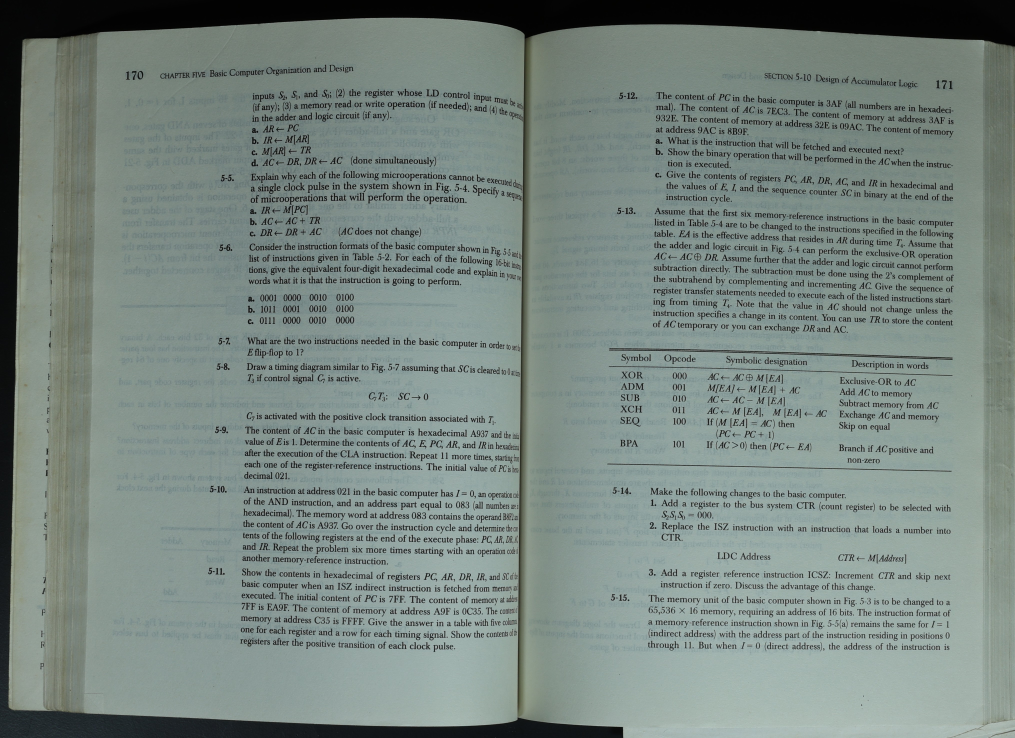
#> input picture tools/SmokeTest/Fixtures/real-photos/book-curve/IMG_0021.JPG, 4059 x 2952 px (shown at 1/4 size); its folder holds only this picture in this run
$ python -i bookcv.py   (imports and definitions only)   (older library calls are emulated)
#> lines starting #> are read from the running program, lines starting #| are printed output that depends on the picture; after the words box and inside, x2 and y2 are one past the last pixel; in counts of white or black regions, pixels touching at a corner belong together
#> further down, picture is the input picture: shape (2952, 4059, 3); mean B, G, R 128.6, 134.1, 120.5
"""
bookcv -- classical CV stage library for the MicroCapture book-page pipeline (v2).

Design rules for everything in this file:

  1. PURE STAGES.  Every stage is a plain function taking arrays and returning a
     result object.  No plotting, no file IO, no globals.  The notebook does all
     display.  This is what lets a stage be run over all 130 images in a loop and
     then, separately, be visualised any way we like.

  2. CONTENT-INVARIANT EVIDENCE.  Measured on the real 130-image corpus, the
     |Gx| column profile that the previous pipeline traced is NOT separable from
     page content: on text-heavy pages the text body reaches 80-95 while the true
     page edge peaks at ~95 (644 columns rival the true edge on img 43).  So no
     stage here may assume "the page edge is the strongest gradient".  Stages key
     on REGION properties (brightness/uniformity of paper) which barely move when
     the printed content changes, and only then refine locally with gradients
     inside an already-constrained band.

  3. NEVER GUESS SILENTLY.  A stage that cannot find its feature returns
     found=False and says why in .note.  Downstream stages must handle that.
     Specifically: a single sheet has NO gutter and we must not invent one.

  4. EVERY STAGE IS SCORED.  Each result carries scalar metrics so the harness
     can flag suspicious images automatically instead of relying on eyeballing.
"""

from dataclasses import dataclass, field
from typing import Optional, List, Tuple
import numpy as np
import cv2


# ─────────────────────────── config ───────────────────────────

# All geometry work happens at this width.  The captures are 6316x4211 (26MP);
# tracing at full res is ~16x the pixels for no accuracy gain, since the features
# we key on (page edges, gutter, fingers) are tens of pixels wide.  Final warps
# are applied at full resolution by scaling the geometry back up.
WORK_W = 1600

# Corner patch size (px, at WORK_W) used to sample the copy-stand background level.
BG_PATCH = 40


# [8 lines left out: function to_work, not called in this run]


# ─────────────────────── stage 1: deskew ───────────────────────

@dataclass
class DeskewResult:
    angle: float                 # degrees applied (positive = counter-clockwise)
    rotated: np.ndarray          # deskewed image
    rect: tuple                  # cv2.minAreaRect of the book silhouette
    silhouette_frac: float       # book area / frame area -- sanity metric
    note: str = ""


# [73 lines left out: functions _book_silhouette, _normalize_angle, rotate_bound, deskew, not called in this run]


# ──────────────── stage 2: paper-region segmentation ────────────────

@dataclass
class PaperResult:
    mask: np.ndarray             # uint8 0/255, the paper region (both pages + block)
    bg_level: float
    paper_level: float
    contrast: float
    area_frac: float
    bbox: Tuple[int, int, int, int]   # x, y, w, h
    # Fraction of the mask's own minAreaRect that the mask fills.  An open book is
    # very nearly a filled rectangle (measured 0.81-0.95); a book with a wall blob
    # or a hand fused onto it is not.  This metric exists because area_frac ALONE
    # passed ~40 images whose masks were visibly contaminated -- the blob kept the
    # area inside the accepted window.  Shape catches what area cannot.
    rect_fill: float = 0.0
    found: bool = True
    note: str = ""


def segment_paper(img: np.ndarray) -> PaperResult:
    """Stage 2 -- segment paper from the copy stand.

    THIS IS THE KEY DESIGN CHANGE vs the old pipeline.  Instead of asking "where
    is the strongest vertical gradient" (which text defeats -- see module
    docstring), we ask "which pixels are paper".  Paper is bright and, crucially,
    stays bright where it is printed on: dense text lowers a neighbourhood's mean
    by a few tens of levels, while the paper-to-stand step is ~185 levels on this
    corpus.  So a brightness-based region test is nearly content-invariant, which
    is exactly the property the gradient test lacked.

    Robustness details that matter on the real corpus:
      * Threshold is derived from the image's OWN bg/paper levels rather than a
        fixed constant, because lighting falls off across the stand (measured:
        bg 12..60 across the 130).
      * Morphological close then open: close bridges text/gutter shadow so the
        page reads as one region; open removes stand specks (the rig's bright
        bolts) that would otherwise seed false regions.
      * Largest connected component only -- the book is one object.
    """
    gray = cv2.cvtColor(img, cv2.COLOR_BGR2GRAY)
    h, w = gray.shape

    p = BG_PATCH
    corners = np.concatenate([
        gray[:p, :p].ravel(), gray[:p, -p:].ravel(),
        gray[-p:, :p].ravel(), gray[-p:, -p:].ravel()])
#> corners = 6400 values, max 191 at index 5007, min 4 at index 256, mean 53.37
    bg = float(np.median(corners))
#> bg = 16.5

    # Paper level: the bright mode of the image.  Use a high percentile rather
    # than Otsu's class mean so heavy ink doesn't drag the estimate down.
    paper = float(np.percentile(gray, 90))
#> paper = 165
    contrast = paper - bg
#> contrast = 148.5
    note = ""

    # Threshold is anchored on the PAPER level, not on Otsu's split and not on an
    # offset from the corner background.  Both of those were tried on the real
    # corpus and both failed, in opposite directions:
    #
    #   * bg + k*contrast  -- images 90-121 are shot with a lit wall behind the
    #     stand.  Corner patches read ~47 (stand) while the frame median is ~150
    #     (wall), so a corner-anchored threshold sits under the wall and the wall
    #     floods in: paper fractions of 0.77-0.98 where the book covers ~half.
    #
    #   * Otsu -- better, but still lands at 126-148 on those same images while
    #     the wall itself sits at 90-118.  Visual check of all 130 (not the area
    #     metric, which happily passed them) showed a wall blob fused to the book
    #     in ~40 masks, and because it is CONNECTED to the book, "largest
    #     component" cannot drop it.
    #
    # Paper, however, is consistently ~220-240 while the wall is ~90-118: a gap of
    # 116+ levels on every image measured.  So key the threshold on the paper mode
    # and cut well below it but far above the wall.  This is the same
    # content-invariance argument as the module docstring: ink lowers a
    # neighbourhood mean by tens of levels, nothing like this gap.
    otsu_t = float(cv2.threshold(gray, 0, 255,
                                 cv2.THRESH_BINARY + cv2.THRESH_OTSU)[0])
#> otsu_t = 84

    if contrast < 25:
        # Black cover / very dark material (imgs 17, 18): brightness alone cannot
        # separate object from stand.  Otsu is all we have; flag it.
        _, th = cv2.threshold(gray, 0, 255, cv2.THRESH_BINARY + cv2.THRESH_OTSU)
        note = f"low contrast ({contrast:.0f}) -- dark cover, Otsu only"
    else:
        # 0.62 of the way from stand to paper.  Low enough to keep shadowed paper
        # near the gutter and the darker fore-edge block; high enough to exclude a
        # lit wall.  Also require the cut to clear Otsu, so on a plain dark-stand
        # image (where Otsu is already correct) we never threshold lower than it.
        t = max(bg + contrast * 0.62, otsu_t)
#> t = 108.6
        _, th = cv2.threshold(gray, t, 255, cv2.THRESH_BINARY)
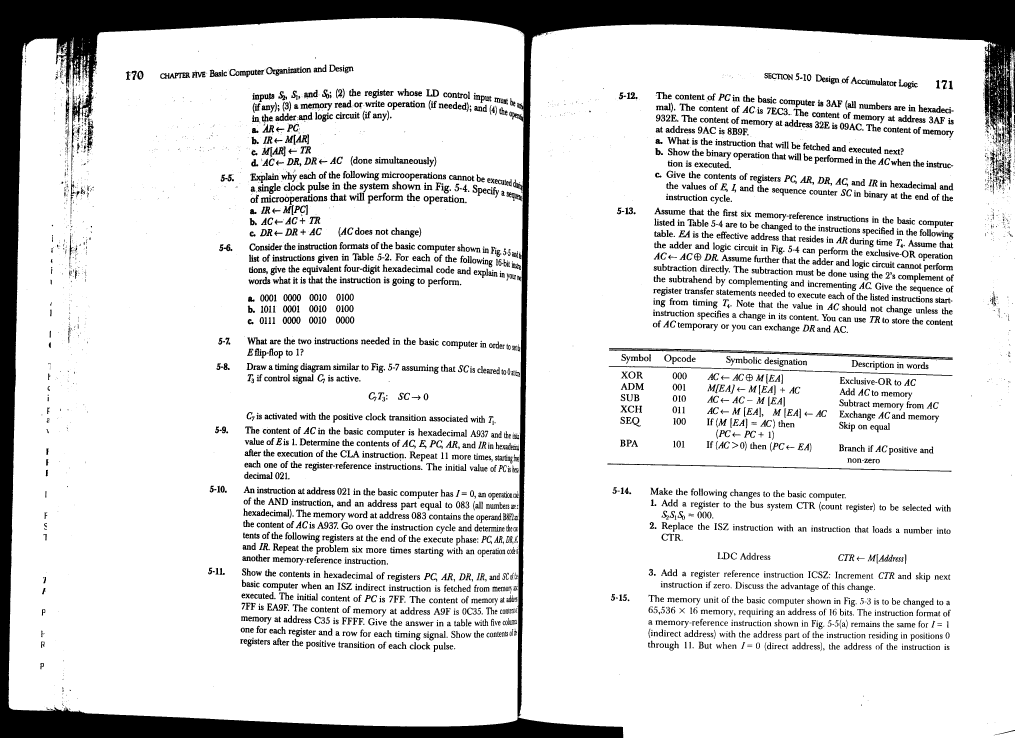
#> th: shape (2952, 4059) (shown at 1/4 size); 86% white; 5995 black regions (2146 under 20 px), largest, box (x1, y1, x2, y2) and area: (0, 0, 4059, 2952) 920736, (2436, 1393, 3811, 1439) 10190, (2429, 1854, 3806, 1887) 4429

    th = cv2.morphologyEx(th, cv2.MORPH_CLOSE, np.ones((31, 31), np.uint8))
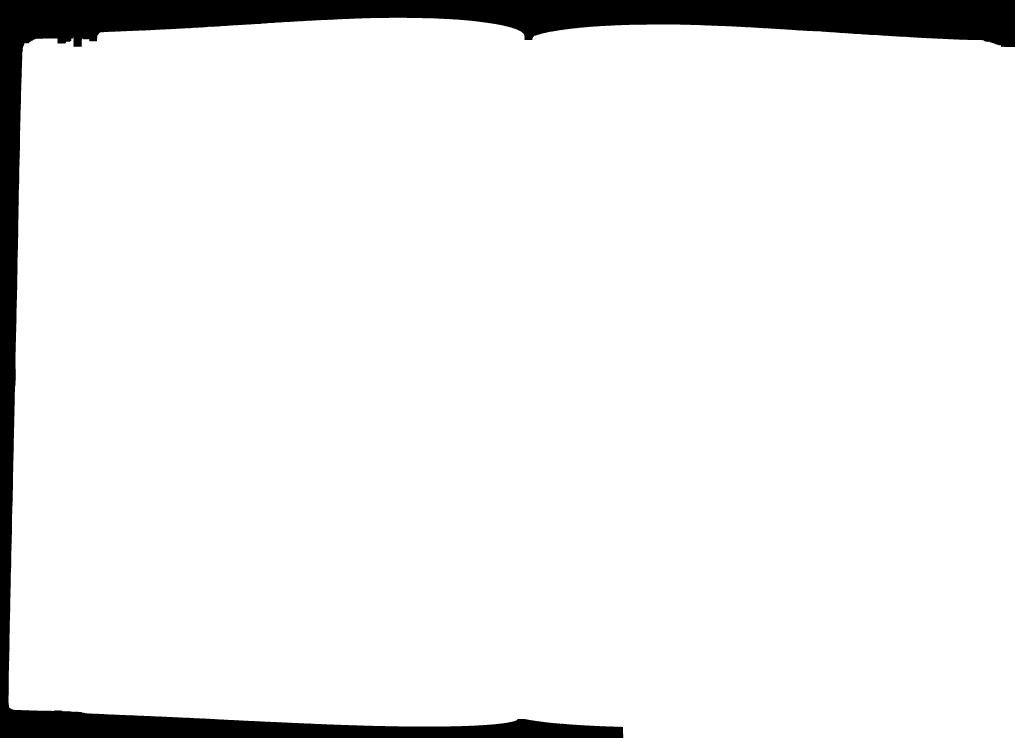
#> th: shape (2952, 4059) (shown at 1/4 size); 93.2% white; 1 black region, box (x1, y1, x2, y2) and area: (0, 0, 4059, 2952) 811538
    th = cv2.morphologyEx(th, cv2.MORPH_OPEN, np.ones((15, 15), np.uint8))
#> th: shape (2952, 4059); 93.2% white; 1 black region, box (x1, y1, x2, y2) and area: (0, 0, 4059, 2952) 811693

    n, lab, stats, _ = cv2.connectedComponentsWithStats(th, 8)
#> n = 2; stats = [[0, 0, 4059, 2952, 811693], [34, 71, 4025, 2881, 11170475]]
    if n <= 1:
        return PaperResult(np.zeros_like(gray), bg, paper, contrast, 0.0,
                           (0, 0, 0, 0), 0.0, False, "no paper region found")
    k = 1 + int(np.argmax(stats[1:, cv2.CC_STAT_AREA]))
#> k = 1
    mask = np.where(lab == k, 255, 0).astype(np.uint8)

    # Fill interior holes (dark photos on the page must not punch through).
    ff = mask.copy()
    pad = np.zeros((mask.shape[0] + 2, mask.shape[1] + 2), np.uint8)
    cv2.floodFill(ff, pad, (0, 0), 255)
#> ff: shape (2952, 4059); every value is 255
    mask = mask | cv2.bitwise_not(ff)

    # ---- trim side blobs by column/row occupancy -------------------------
    # Raising the threshold shrank the lit-wall blob on images ~90-130 but did not
    # remove it: the wall is bright enough in places to survive any brightness cut
    # that still keeps shadowed paper, it is CONNECTED to the book so component
    # selection cannot drop it, and it is convex enough that rect_fill only caught
    # one of them.  So separate it structurally instead.
    #
    # The signature is unambiguous in the mask's own column-occupancy profile: a
    # wall/hand blob occupies ~0.17-0.19 of the column height, while a real book
    # column occupies ~0.7+.  Keep only the central run of columns (and then rows)
    # that clear a fraction of the profile's own peak -- so this adapts per image
    # rather than assuming a fixed page height.  A book is one solid horizontal
    # run by construction, so taking the run CONTAINING THE PEAK column can never
    # split a genuine spread.
    def _trim(m: np.ndarray, axis: int, keep_frac: float = 0.45) -> np.ndarray:
#> called with axis = 0, keep_frac = 0.45
        occ = (m > 0).sum(axis=axis).astype(np.float32)
#> occ = 4059 values, max 2854 at index 2587, min 0 at index 0, mean 2752
        if occ.max() <= 0:
            return m
        good = occ >= occ.max() * keep_frac
        if not good.any():
            return m
        peak = int(np.argmax(occ))
#> peak = 2587
        lo = peak
#> lo = 2587
        while lo > 0 and good[lo - 1]:
            lo -= 1
#> this loop made 2527 passes
#> lo on passes 1 to 3: 2586, 2585, 2584
#> after the loop, lo = 60
        hi = peak
#> hi = 2587
        while hi < len(good) - 1 and good[hi + 1]:
            hi += 1
#> after the loop, hi = 4058
        out = np.zeros_like(m)
        if axis == 0:      # occ indexed by column -> keep columns lo..hi
            out[:, lo:hi + 1] = m[:, lo:hi + 1]
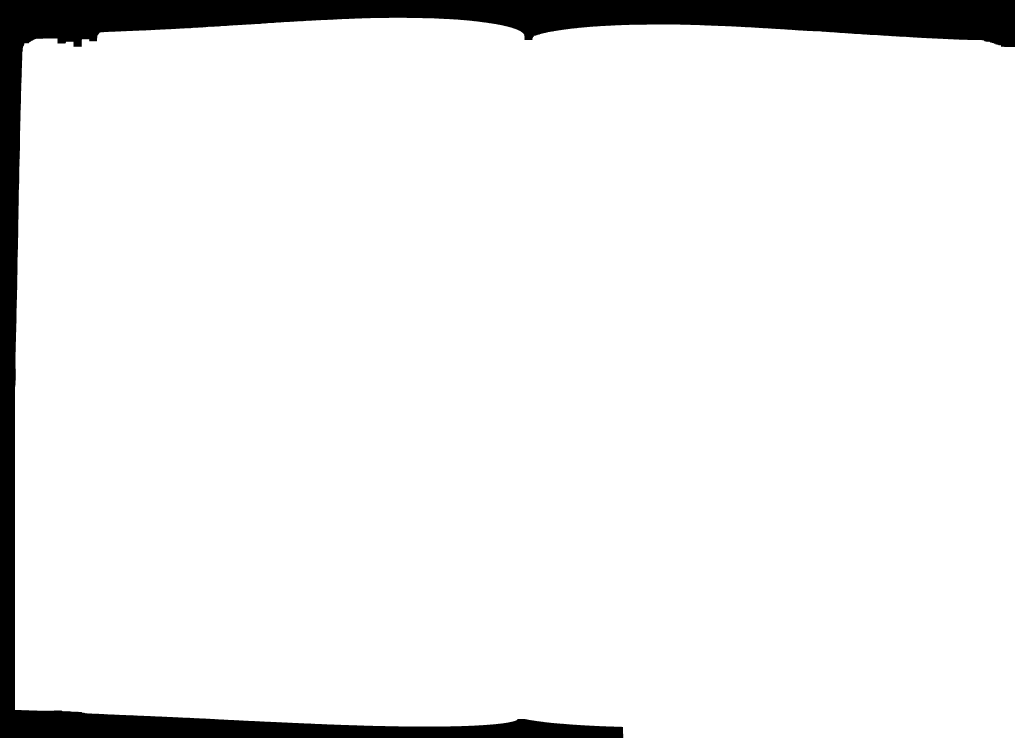
#> out: shape (2952, 4059) (shown at 1/4 size); 93.1% white; 1 black region, box (x1, y1, x2, y2) and area: (0, 0, 4059, 2952) 829483
        else:              # occ indexed by row
            out[lo:hi + 1, :] = m[lo:hi + 1, :]
        return out

    trimmed = _trim(_trim(mask, axis=0), axis=1)
#> call 2 of _trim, with axis = 1, keep_frac = 0.45
#> in _trim (call 2), `occ = (m > 0).sum(axis=axis).astype(np.float32)`: occ = 2952 values, max 3999 at index 1547, min 0 at index 0, mean 3778
#> in _trim (call 2), `peak = int(np.argmax(occ))`: peak = 1547
#> the loop in _trim (call 2), `while lo > 0 and good[lo - 1]:` made 1440 passes
#> lo on passes 1 to 3: 1546, 1545, 1544
#> after the loop in _trim (call 2), `while lo > 0 and good[lo - 1]:`: lo = 107
#> in _trim (call 2), `hi = peak`: hi = 1547
#> after the loop in _trim (call 2), `while hi < len(good) - 1 and good[hi + 1]:`: hi = 2905
#> in _trim (call 2), `out[lo:hi + 1, :] = m[lo:hi + 1, :]`:
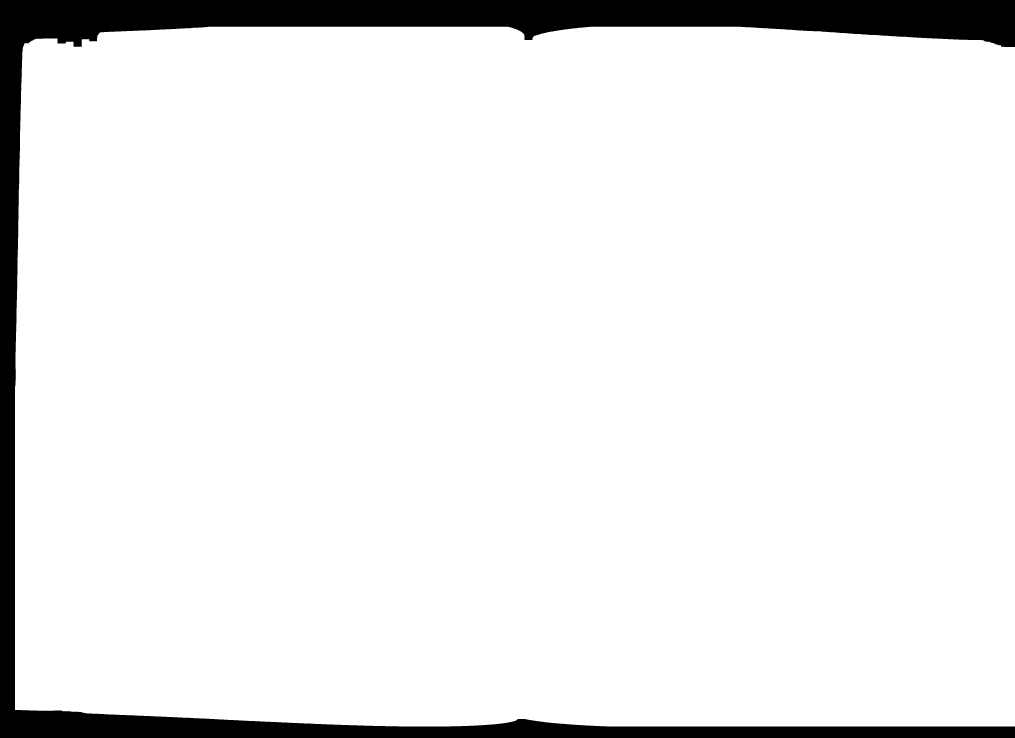
#> out: shape (2952, 4059) (shown at 1/4 size); 92.2% white; 1 black region
    if (trimmed > 0).sum() > 0.25 * max((mask > 0).sum(), 1):
        # Only accept the trim if it kept the bulk of the region; otherwise the
        # occupancy profile was not book-shaped and we keep the untrimmed mask
        # rather than silently discarding most of the page.
        mask = trimmed
    else:
        note = ((note + "; " if note else "")
                + "occupancy trim rejected (would remove >75% of mask)")

    x, y, bw, bh = cv2.boundingRect(mask)
#> x = 60; y = 107; bw = 3999; bh = 2799
    frac = float((mask > 0).mean())
#> frac = 0.922

    cnts, _ = cv2.findContours(mask, cv2.RETR_EXTERNAL, cv2.CHAIN_APPROX_SIMPLE)
#> cnts = 1 contour; box (x1, y1, x2, y2) and area: (60, 107, 4059, 2906) 11043018
    if cnts:
        c = max(cnts, key=cv2.contourArea)
#> c = contour of 688 points, box (x1, y1, x2, y2) (60, 107, 4059, 2906), area 11043018
        (_, _), (rw, rh), _ = cv2.minAreaRect(c)
#> rw = 2798; rh = 3998
        rect_area = rw * rh
#> rect_area = 11186404
        rect_fill = float(cv2.contourArea(c) / rect_area) if rect_area > 0 else 0.0
#> rect_fill = 0.987
    else:
        rect_fill = 0.0

    if frac < 0.08:
        note = (note + "; " if note else "") + f"paper only {frac:.1%} of frame"
    if rect_fill and rect_fill < 0.75:
        note = ((note + "; " if note else "")
                + f"mask fills only {rect_fill:.0%} of its rect -- blob attached?")
    return PaperResult(mask, bg, paper, contrast, frac, (x, y, bw, bh),
                       rect_fill, True, note)


# ───────────────── content classification (diagnostic) ─────────────────

@dataclass
class ContentStats:
    ink: float
    edge_density: float
    textiness: float
    colorfulness: float
    big_blob: float
    label: str


# [62 lines left out: function classify_content, not called in this run]


CLASS_ORDER = ['TEXT-HEAVY', 'DIAGRAM/SPARSE', 'IMAGE-HEAVY', 'MIXED', 'EMPTY/BLANK']


# ───────────── scope gate: is this a capture we should process? ─────────────

@dataclass
class ScopeResult:
    in_scope: bool
    kind: str                    # 'spread' | 'single' | 'closed-book'
    white_frac: float            # fraction of the paper region that is near-white
    aspect: float                # region bbox width/height
    reason: str = ""


# [65 lines left out: function check_scope, not called in this run]


# ───────────── stage 3: front-page boundary + gutter ─────────────

@dataclass
class PageBoundary:
    """Vertical structure of the capture, in deskewed working-image coordinates.

    left/right are the OUTER edges of the printed pages -- the operator's "front
    pages, not side pages" requirement.  The fore-edge block (the stack of
    remaining leaves, which is paper and therefore inside the paper mask) sits
    OUTSIDE these and is excluded.
    """
    left: int                    # x of the left page's outer edge
    right: int                   # x of the right page's outer edge (exclusive)
    top: int
    bottom: int
    gutter: Optional[int]        # x of the spine, or None for a single sheet
    kind: str                    # 'spread' | 'single'
    block_left: int              # px of fore-edge block / blob trimmed on the left
    block_right: int             # px trimmed on the right
    found: bool = True
    profile: Optional[np.ndarray] = None   # brightness profile, for plots
    page_level: float = 0.0
    note: str = ""


# [151 lines left out: functions _column_brightness, _smooth, _longest_run, detect_boundary, not called in this run]

# ───────────── stage 4: finger mask + page-colour fill ─────────────

@dataclass
class FingerResult:
    mask: np.ndarray             # uint8 0/255, skin overlapping the page
    filled: np.ndarray           # image with the mask filled in page colour
    n_regions: int
    area_frac: float             # fraction of the page area covered
    over_text: bool              # any region sits on inked content, not margin
    note: str = ""


# YCrCb skin bounds.  Cr/Cb are chroma channels, so this is largely invariant to
# how brightly the hand is lit -- which matters because the same hand is lit very
# differently at the edge of the stand than over the page.
# Tightened after measuring the corpus: the first (textbook) bounds Cr 135-180 /
# Cb 85-135 fired on 105 of 124 in-scope captures with regions up to 53% of the
# page, i.e. warm-toned PAPER was being classified as skin.  Aged/cream book paper
# sits close to skin in chroma, so the window has to be narrow and paired with the
# brightness test below -- skin is markedly darker than lit paper.
SKIN_CR = (138, 173)
SKIN_CB = (77, 127)
# Skin is darker than the page it covers.  Measured on this rig, page sits ~215-240
# while a lit hand sits well below; this ratio rejects warm paper outright.
SKIN_MAX_LUMA_RATIO = 0.82
# A finger region larger than this fraction of the page is not a finger.
FINGER_MAX_AREA_FRAC = 0.22


# [96 lines left out: function detect_fingers, not called in this run]

# ─────────────── difficulty probe (why a stage will struggle) ───────────────

@dataclass
class EdgeSignalStats:
    peak_to_interior: float      # >3 easy, <2 the old tracer cannot separate edge from content
    rival_columns: int           # columns rivalling the true edge's strength
    profile: np.ndarray


# [19 lines left out: function edge_signal, not called in this run]

>>> import cv2
>>> picture = cv2.imread('../../SmokeTest/Fixtures/real-photos/book-curve/IMG_0021.JPG')
>>> result = segment_paper(picture)
